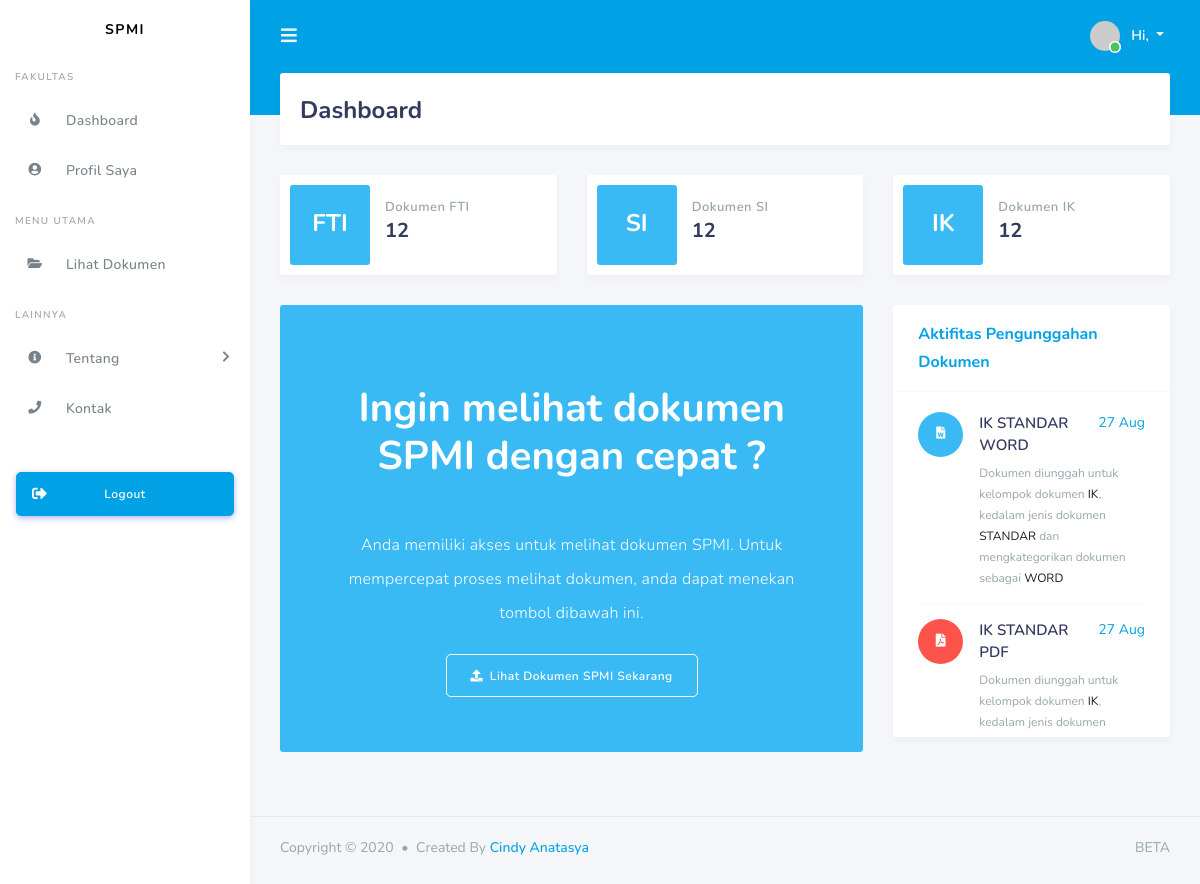
The app's page /Fakultas/Dashboard (signed in) with its own data.
### tables this page shows
CREATE TABLE `dokumen` (
  `dokumen_id` int(11) NOT NULL,
  `nama_dokumen` varchar(100) NOT NULL,
  `kategori_dokumen` varchar(20) NOT NULL,
  `jenis_dokumen` varchar(20) NOT NULL,
  `kelompok_dokumen` varchar(30) NOT NULL,
  `file_dokumen` varchar(200) NOT NULL,
  `tgl_dokumen_masuk` varchar(20) NOT NULL
);

### application/controllers/Fakultas/Dashboard.php (called while the page is built, shortened)
<?php
class Dashboard extends CI_Controller
{
    public function __construct()
    {
        $this->load->library('form_validation');
        $this->load->model('Fakultas_Model', 'fakultas');
        $this->load->model('Auth_Model', 'auth');
    }
    public function index()
    {
        $data['title'] = 'Dashboard &mdash; Fakultas';
        $S_UserId = [
            'user_id' => $this->session->userdata('user_id')
        ];
        $data['user'] = $this->auth->getWhere('user', $S_UserId);
        $data['countUser'] = $this->fakultas->getNumWhere('user', ['role' => 'FAKULTAS']);
        $data['countFti'] = $this->fakultas->getNumWhere('dokumen', ['kelompok_dokumen' => 'FTI']);
        $data['countSi'] = $this->fakultas->getNumWhere('dokumen', ['kelompok_dokumen' => 'SI']);
        $data['countIk'] = $this->fakultas->getNumWhere('dokumen', ['kelompok_dokumen' => 'IK']);
        $data['countDokumen'] = $this->fakultas->getNum('dokumen');
        $data['latestReportByAll'] = $this->fakultas->getAllByDesc('dokumen', 'tgl_dokumen_masuk', 'DESC', 50);
        $this->load->view('templates/topbar', $data);
        $this->load->view('templates/fakultas_sidebar', $data);
        $this->load->view('Fakultas/index', $data);
        $this->load->view('templates/footer');
    }
}

### index.php (called while the page is built, shortened)
<?php
require_once BASEPATH.'core/CodeIgniter.php';

### application/models/Fakultas_Model.php (called while the page is built, shortened)
<?php
class Fakultas_Model extends CI_Model
{
    public function getAllByDesc($table, $by, $order, $limit)
    {
        $this->db->from($table);
        $this->db->order_by($by, $order);
        $this->db->limit($limit);
        $query = $this->db->get();
        return $query->result_array();
    }
    public function getNum($table)
    {
        $this->db->from($table);
        $query = $this->db->get();
        return $query->num_rows();
    }
    public function getNumWhere($table, $where)
    {
        $this->db->from($table);
        $this->db->where($where);
        $query = $this->db->get();
        return $query->num_rows();
    }
}

### application/views/Fakultas/index.php (the view, shortened to what this page needs)
<div class="main-content">
    <section class="section">
        <div class="section-header">
            <h1>Dashboard</h1>
        </div>
        <div class="row">
            <div class="col-lg-4 col-md-6 col-sm-6 col-12">
                <div class="card card-statistic-1">
                    <div class="card-icon bg-info pt-4">
                        <h4 class="text-white font-weight-bold">FTI</h4>
                    </div>
                    <div class="card-wrap">
                        <div class="card-header">
                            <h4>Dokumen FTI</h4>
                        </div>
                        <div class="card-body">
                            <?= $countFti; ?>
                        </div>
                    </div>
                </div>
            </div>
            <div class="col-lg-4 col-md-6 col-sm-6 col-12">
                <div class="card card-statistic-1">
                    <div class="card-icon bg-info pt-4">
                        <h4 class="text-white font-weight-bold">SI</h4>
                    </div>
                    <div class="card-wrap">
                        <div class="card-header">
                            <h4>Dokumen SI</h4>
                        </div>
                        <div class="card-body">
                            <?= $countSi ?>
                        </div>
                    </div>
                </div>
            </div>
            <div class="col-lg-4 col-md-6 col-sm-6 col-12">
                <div class="card card-statistic-1">
                    <div class="card-icon bg-info pt-4">
                        <h4 class="text-white font-weight-bold">IK</h4>
                    </div>
                    <div class="card-wrap">
                        <div class="card-header">
                            <h4>Dokumen IK</h4>
                        </div>
                        <div class="card-body">
                            <?= $countIk; ?>
                        </div>
                    </div>
                </div>
            </div>
        </div>
        <div class="row">
            <div class="col-lg-8 col-md-12 col-12 col-sm-12 mb-4">
                <div class="hero align-items-center bg-info text-white">
                    <div class="hero-inner text-center mt-4">
                        <h1>Ingin melihat dokumen SPMI dengan cepat ?</h1>
                        <p class="lead mt-5">Anda memiliki akses untuk melihat dokumen SPMI. Untuk mempercepat proses melihat dokumen, anda dapat menekan tombol dibawah ini.</p>
                        <div class="mt-4">
                            <a href="<?= base_url('Fakultas/Cek') ?>" class="btn btn-outline-white btn-lg btn-icon icon-left"><i class="fas fa-upload"></i> Lihat Dokumen SPMI Sekarang</a>
                        </div>
                    </div>
                </div>
            </div>
            <div class="col-lg-4 col-md-12 col-12 col-sm-12">
                <div class="card">
                    <div class="card-header">
                        <h4>Aktifitas Pengunggahan Dokumen</h4>
                    </div>
                    <div class="card-body" style=" height: 345px; overflow-y: scroll;">
                        <?php if ($countDokumen != 0) : ?>
                            <ul class="list-unstyled list-unstyled-border">
                                <?php foreach ($latestReportByAll as $lr) : ?>
                                    <li class="media">
                                        <?php if ($lr['kategori_dokumen'] == 'GAMBAR') {
                                            $icon = '<i class="fas fa-image fa-10x mt-2"></i>';
                                            $color = 'badge-warning';
                                        } else if ($lr['kategori_dokumen'] == 'PDF') {
                                            $icon = '<i class="fas fa-file-pdf fa-10x mt-2"></i>';
                                            $color = 'badge-danger';
                                        } else if ($lr['kategori_dokumen'] == 'WORD') {
                                            $icon = '<i class="fa fa-file-word mt-2"></i>';
                                            $color = 'badge-info';
                                        }
                                        ?>
                                        <span class="badge <?= $color ?> mr-3" style="width: 45px; height:45px"><?= $icon ?></span>
                                        <div class="media-body">
                                            <div class="float-right text-primary">
                                                <?php
                                                $now = date('j M');
                                                $yesterday = date('j M', strtotime("-1 days"));
                                                $userDate = date('j M', $lr['tgl_dokumen_masuk']);
                                                if ($userDate == $now) {
                                                    $userDate = 'Hari ini';
                                                } else if ($userDate == $yesterday) {
                                                    $userDate = 'Kemarin';
                                                } else {
                                                    $userDate = date('j M', $lr['tgl_dokumen_masuk']);
                                                }
                                                ?>
                                                <?= $userDate; ?>
                                            </div>
                                            <div class="media-title"><?= $lr['nama_dokumen']; ?></div>
                                            <span class="text-small text-muted">Dokumen diunggah untuk kelompok dokumen
                                                <span class="text-dark"><?= $lr['kelompok_dokumen']; ?></span>, kedalam jenis dokumen
                                                <span class="text-dark"> <?= $lr['jenis_dokumen']; ?></span> dan mengkategorikan dokumen sebagai <span class="text-dark"><?= $lr['kategori_dokumen']; ?></span></span>
                                        </div>
                                    </li>
                                <?php endforeach; ?>
                            </ul>
                        <?php endif; ?>
                    </div>
                </div>
            </div>
        </div>
    </section>
</div>
</div>
</div>

### application/views/templates/topbar.php (shortened to what this page needs)
<!DOCTYPE html>
<html lang="en">
<head>
    <link rel="stylesheet" href="https://stackpath.bootstrapcdn.com/bootstrap/4.3.1/css/bootstrap.min.css" />
    <link rel="stylesheet" href="https://use.fontawesome.com/releases/v5.7.2/css/all.css" />
    <link rel="stylesheet" href="https://cdn.datatables.net/1.10.20/css/dataTables.bootstrap4.min.css">
    <link rel="stylesheet" href="<?= base_url() ?>assets/css/style.css" />
    <link rel="stylesheet" href="<?= base_url() ?>assets/css/custom.css" />
    <link rel="stylesheet" href="<?= base_url() ?>assets/css/components.css" />
</head>
<body>
    <div id="app">
        <div class="main-wrapper">
            <div class="navbar-bg"></div>
            <nav class="navbar navbar-expand-lg main-navbar">
                <form class="form-inline mr-auto">
                    <ul class="navbar-nav mr-3">
                        <li>
                            <a href="#" data-toggle="sidebar" class="nav-link nav-link-lg"><i class="fas fa-bars"></i></a>
                        </li>
                    </ul>
                </form>
                <?php
                $pp = "https://ui-avatars.com/api/?background=3ABAF4&bold=true&color=fff&length=1&size=128&name=" . $user['nama_user'];
                ?>
                <ul class="navbar-nav navbar-right">
                    <li class="dropdown">
                        <a href="#" data-toggle="dropdown" class="nav-link dropdown-toggle nav-link-lg nav-link-user">
                            <figure class="avatar mr-2 avatar-sm">
                                <img alt="image" src="<?= $pp; ?>" class="rounded-circle mr-1" />
                                <i class="avatar-presence online"></i>
                            </figure>
                            <div class="d-sm-none d-lg-inline-block">
                                Hi, <?= $user['nama_user']; ?>
                            </div>
                        </a>
                    </li>
                </ul>
            </nav>

### application/views/templates/fakultas_sidebar.php (shortened to what this page needs)
<div class="main-sidebar">
    <aside id="sidebar-wrapper">
        <div class="sidebar-brand">
            <a href="<?= base_url('Fakultas/Dashboard'); ?>">SPMI</a>
        </div>
        <ul class="sidebar-menu">
            <li class="menu-header">Fakultas</li>
            <li class="nav-item">
                <a href="<?= base_url('Fakultas/Dashboard'); ?>" class="nav-link"><i class="fas fa-fire"></i><span>Dashboard</span></a>
            </li>
            <li class="nav-item">
                <a href="<?= base_url('Fakultas/Profil') ?>" class="nav-link"><i class="fas fa-user-circle"></i> <span>Profil Saya</span></a>
            </li>
            <li class="menu-header">Menu Utama</li>
            <li class="nav-item">
                <a href="<?= base_url('Fakultas/Cek') ?>" class="nav-link"><i class="fas fa-folder-open"></i> <span>Lihat Dokumen</span></a>
            </li>
            <li class="menu-header">Lainnya</li>
            <li class="nav-item dropdown">
                <a href="" class="nav-link has-dropdown" data-toggle="dropdown"><i class="fas fa-info-circle"></i> <span>Tentang</span></a>
            </li>
            <li class="nav-item">
                <a href="<?= base_url('Fakultas/Kontak') ?>" class="nav-link"><i class="fas fa-phone"></i> <span>Kontak</span></a>
            </li>
        </ul>
        <div class="mt-4 mb-4 p-3 hide-sidebar-mini">
            <a href="<?= base_url('Auth/logout') ?>" class="btn btn-primary btn-lg btn-block btn-icon-split">
                <i class="fas fa-sign-out-alt"></i> Logout
            </a>
        </div>
    </aside>
</div>

### application/views/templates/footer.php (shortened to what this page needs)
<footer class="main-footer">
    <div class="footer-left">
        Copyright &copy; 2020
        <div class="bullet"></div>
        Created By
        <a href="http://instagram.com/canastuvwxyz" target="_blank" rel="noopener noreferrer">Cindy Anatasya</a>
    </div>
    <div class="footer-right">
        BETA
    </div>
</footer>
</body>
</html>

### records on screen
dokumen: tgl_dokumen_masuk "27 Aug", nama_dokumen "IK STANDAR WORD", kelompok_dokumen "IK", jenis_dokumen "STANDAR", kategori_dokumen "WORD"
dokumen: kategori_dokumen "PDF" (drawn), tgl_dokumen_masuk "27 Aug", nama_dokumen "IK STANDAR PDF", kelompok_dokumen "IK"

### other values on screen
$countFti "12"
$countSi "12"
$countIk "12"
